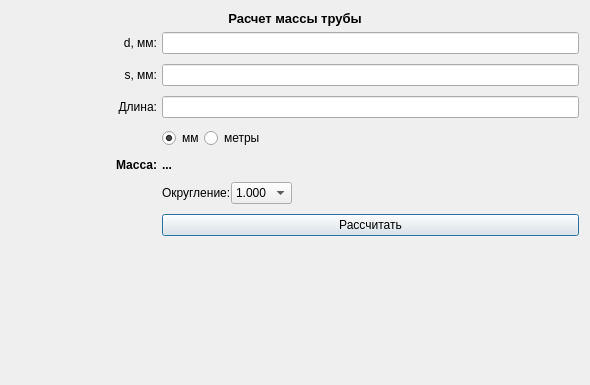
<?xml version="1.0" encoding="UTF-8"?>
<ui version="4.0">
 <class>Form</class>
 <widget class="QWidget" name="Form">
  <property name="geometry">
   <rect>
    <x>0</x>
    <y>0</y>
    <width>590</width>
    <height>385</height>
   </rect>
  </property>
  <property name="windowTitle">
   <string>Form</string>
  </property>
  <layout class="QGridLayout" name="gridLayout">
   <item row="2" column="1">
    <widget class="QLabel" name="Images">
     <property name="text">
      <string/>
     </property>
     <property name="pixmap">
      <pixmap>../../engineer_helper_appqt/data/images/tube.png</pixmap>
     </property>
    </widget>
   </item>
   <item row="2" column="3" rowspan="2">
    <layout class="QGridLayout" name="gridLayout_2">
     <property name="leftMargin">
      <number>0</number>
     </property>
     <property name="rightMargin">
      <number>0</number>
     </property>
     <property name="horizontalSpacing">
      <number>5</number>
     </property>
     <property name="verticalSpacing">
      <number>10</number>
     </property>
     <item row="1" column="1">
      <widget class="QLineEdit" name="input_field_s"/>
     </item>
     <item row="0" column="1">
      <widget class="QLineEdit" name="input_field_d">
       <property name="tabletTracking">
        <bool>true</bool>
       </property>
       <property name="focusPolicy">
        <enum>Qt::StrongFocus</enum>
       </property>
      </widget>
     </item>
     <item row="3" column="0">
      <widget class="QLabel" name="label_4">
       <property name="text">
        <string>Длина:</string>
       </property>
       <property name="alignment">
        <set>Qt::AlignRight|Qt::AlignTrailing|Qt::AlignVCenter</set>
       </property>
      </widget>
     </item>
     <item row="6" column="0">
      <widget class="QLabel" name="label_5">
       <property name="font">
        <font>
         <pointsize>9</pointsize>
         <weight>75</weight>
         <bold>true</bold>
        </font>
       </property>
       <property name="text">
        <string>Масса:</string>
       </property>
       <property name="alignment">
        <set>Qt::AlignRight|Qt::AlignTrailing|Qt::AlignVCenter</set>
       </property>
      </widget>
     </item>
     <item row="3" column="1">
      <widget class="QLineEdit" name="input_field_length"/>
     </item>
     <item row="8" column="1">
      <widget class="QPushButton" name="button_calculate">
       <property name="text">
        <string>Рассчитать</string>
       </property>
       <property name="autoDefault">
        <bool>true</bool>
       </property>
       <property name="default">
        <bool>true</bool>
       </property>
      </widget>
     </item>
     <item row="5" column="1">
      <layout class="QHBoxLayout" name="horizontalLayout">
       <item>
        <widget class="QRadioButton" name="radio_millimeters">
         <property name="tabletTracking">
          <bool>false</bool>
         </property>
         <property name="text">
          <string>мм</string>
         </property>
         <property name="checkable">
          <bool>true</bool>
         </property>
         <property name="checked">
          <bool>true</bool>
         </property>
         <property name="autoRepeat">
          <bool>false</bool>
         </property>
        </widget>
       </item>
       <item>
        <widget class="QRadioButton" name="radio_meters">
         <property name="text">
          <string>метры</string>
         </property>
        </widget>
       </item>
       <item>
        <spacer name="horizontal_spacer">
         <property name="orientation">
          <enum>Qt::Horizontal</enum>
         </property>
         <property name="sizeHint" stdset="0">
          <size>
           <width>40</width>
           <height>20</height>
          </size>
         </property>
        </spacer>
       </item>
      </layout>
     </item>
     <item row="7" column="1">
      <layout class="QHBoxLayout" name="horizontalLayout_2">
       <item>
        <widget class="QLabel" name="label_6">
         <property name="text">
          <string>Округление:</string>
         </property>
        </widget>
       </item>
       <item>
        <widget class="QComboBox" name="selection_rounding">
         <item>
          <property name="text">
           <string>1.000</string>
          </property>
         </item>
         <item>
          <property name="text">
           <string>1.00</string>
          </property>
         </item>
         <item>
          <property name="text">
           <string>1.0</string>
          </property>
         </item>
         <item>
          <property name="text">
           <string>1</string>
          </property>
         </item>
        </widget>
       </item>
       <item>
        <spacer name="horizontal_spacer_2">
         <property name="orientation">
          <enum>Qt::Horizontal</enum>
         </property>
         <property name="sizeHint" stdset="0">
          <size>
           <width>20</width>
           <height>20</height>
          </size>
         </property>
        </spacer>
       </item>
      </layout>
     </item>
     <item row="1" column="0">
      <widget class="QLabel" name="label_3">
       <property name="text">
        <string>s, мм:</string>
       </property>
       <property name="alignment">
        <set>Qt::AlignRight|Qt::AlignTrailing|Qt::AlignVCenter</set>
       </property>
      </widget>
     </item>
     <item row="0" column="0">
      <widget class="QLabel" name="label_2">
       <property name="text">
        <string>d, мм:</string>
       </property>
       <property name="alignment">
        <set>Qt::AlignRight|Qt::AlignTrailing|Qt::AlignVCenter</set>
       </property>
      </widget>
     </item>
     <item row="6" column="1">
      <widget class="QLabel" name="result_field">
       <property name="font">
        <font>
         <pointsize>9</pointsize>
         <weight>75</weight>
         <bold>true</bold>
        </font>
       </property>
       <property name="text">
        <string>...</string>
       </property>
       <property name="textFormat">
        <enum>Qt::AutoText</enum>
       </property>
      </widget>
     </item>
    </layout>
   </item>
   <item row="4" column="3">
    <spacer name="vertical_spacer">
     <property name="orientation">
      <enum>Qt::Vertical</enum>
     </property>
     <property name="sizeHint" stdset="0">
      <size>
       <width>20</width>
       <height>40</height>
      </size>
     </property>
    </spacer>
   </item>
   <item row="2" column="2">
    <spacer name="horizontal_spacer_3">
     <property name="orientation">
      <enum>Qt::Horizontal</enum>
     </property>
     <property name="sizeType">
      <enum>QSizePolicy::Minimum</enum>
     </property>
     <property name="sizeHint" stdset="0">
      <size>
       <width>40</width>
       <height>20</height>
      </size>
     </property>
    </spacer>
   </item>
   <item row="2" column="0">
    <spacer name="horizontal_spacer_4">
     <property name="orientation">
      <enum>Qt::Horizontal</enum>
     </property>
     <property name="sizeType">
      <enum>QSizePolicy::Minimum</enum>
     </property>
     <property name="sizeHint" stdset="0">
      <size>
       <width>40</width>
       <height>20</height>
      </size>
     </property>
    </spacer>
   </item>
   <item row="0" column="0" colspan="4">
    <widget class="QLabel" name="label">
     <property name="enabled">
      <bool>true</bool>
     </property>
     <property name="font">
      <font>
       <pointsize>10</pointsize>
       <weight>75</weight>
       <bold>true</bold>
      </font>
     </property>
     <property name="layoutDirection">
      <enum>Qt::LeftToRight</enum>
     </property>
     <property name="text">
      <string>Расчет массы трубы</string>
     </property>
     <property name="alignment">
      <set>Qt::AlignCenter</set>
     </property>
     <property name="margin">
      <number>6</number>
     </property>
    </widget>
   </item>
  </layout>
 </widget>
 <tabstops>
  <tabstop>input_field_d</tabstop>
  <tabstop>input_field_s</tabstop>
  <tabstop>input_field_length</tabstop>
  <tabstop>radio_millimeters</tabstop>
  <tabstop>radio_meters</tabstop>
  <tabstop>selection_rounding</tabstop>
  <tabstop>button_calculate</tabstop>
 </tabstops>
 <resources/>
 <connections/>
</ui>
